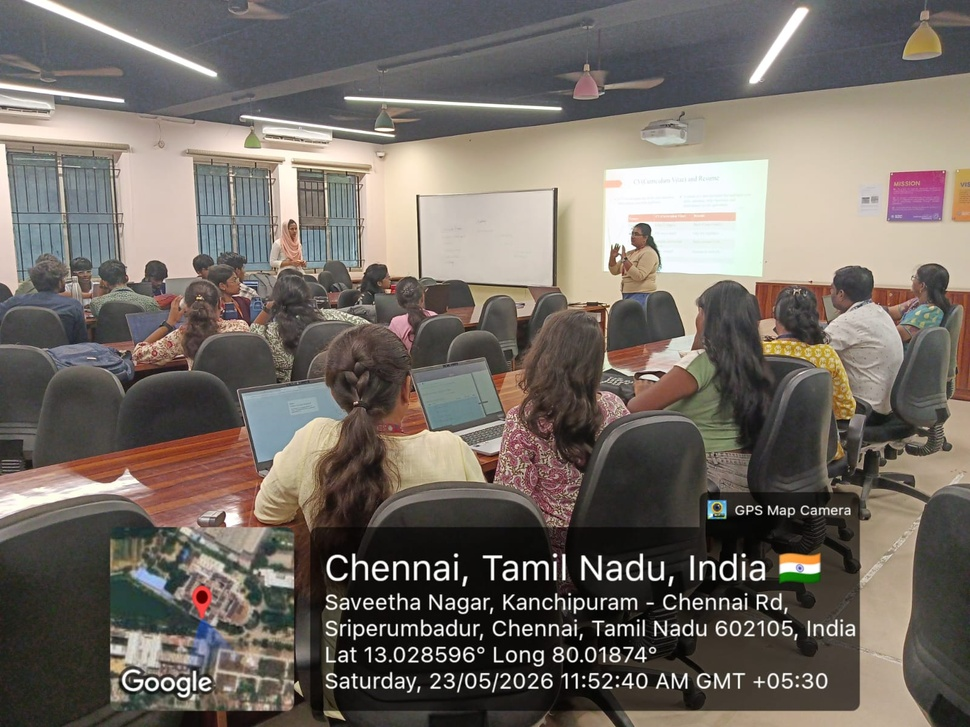
#> input picture 5e.jpeg, 970 x 727 px, shrunk from 1600 x 1200 before the run
$ jupyter execute gpu2.ipynb   (shell and % lines are left out)
#> lines starting #> are read from the running program, lines starting #| are printed output that depends on the picture
[cell 1]
from google.colab import files

uploaded = files.upload()
#> the answer given: 5e.jpeg

[cell 2]
import cv2
import os
import numpy as np
from google.colab.patches import cv2_imshow

# Create output folder
os.makedirs("processed_images", exist_ok=True)

# Get uploaded image names
image_files = list(uploaded.keys())

print("Processing Images on CPU...\n")

for image_name in image_files:

    print("Processing:", image_name)

    # Read image
    img = cv2.imread(image_name)
#> img is the input picture: shape (727, 970, 3); mean B, G, R 100.7, 107.8, 115.3

    if img is None:
        print("Failed to load:", image_name)
        continue

    # Convert to grayscale on CPU
    gray_img = cv2.cvtColor(img, cv2.COLOR_BGR2GRAY)
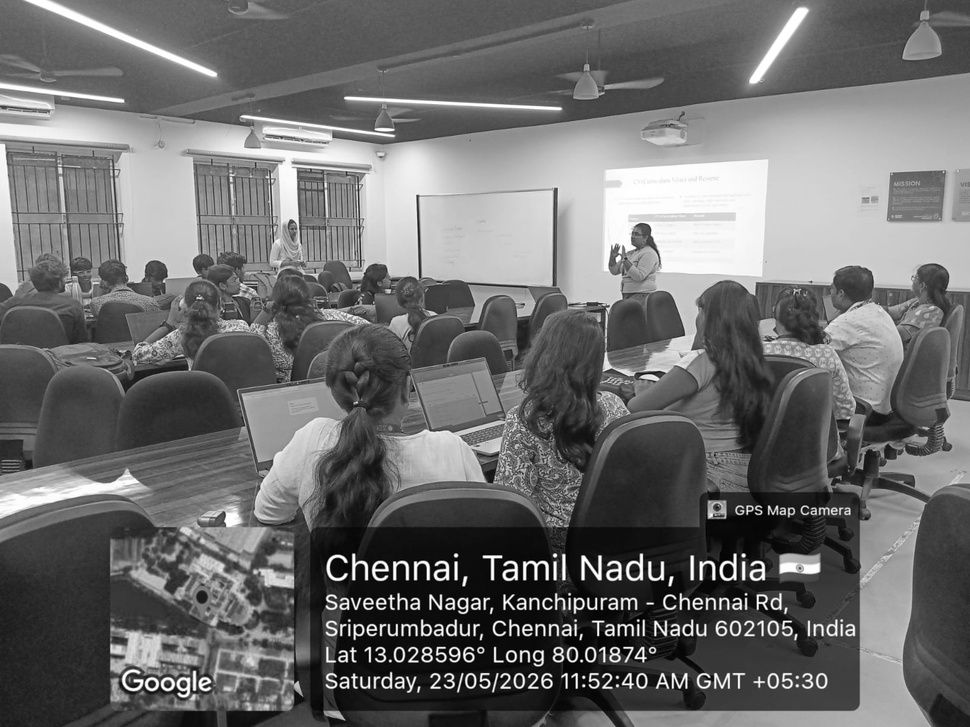
#> gray_img: shape (727, 970); min 0, max 255, mean 109.3

    # Gaussian Blur on CPU
    blur_img = cv2.GaussianBlur(gray_img, (5, 5), 1)

    # Edge Detection on CPU
    edges = cv2.Canny(blur_img, 100, 200)
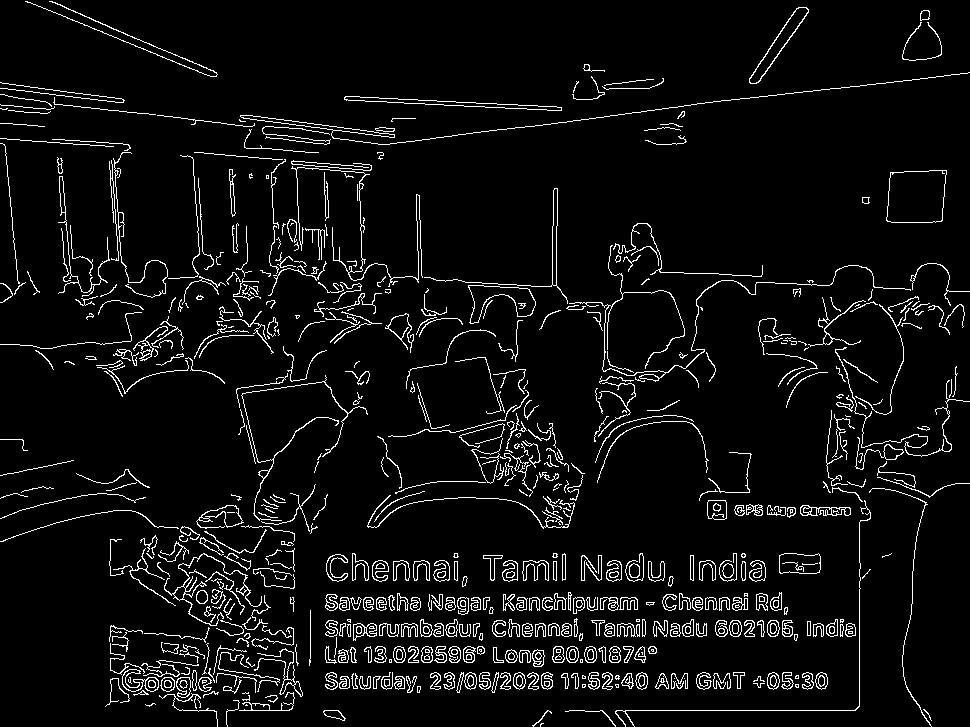
#> edges: shape (727, 970); 5.7% white in thin lines or dots

    # Save output
    output_name = "processed_" + image_name

    cv2.imwrite(
        os.path.join("processed_images", output_name),
        edges
    )

    print("Saved:", output_name)

print("\nAll images processed successfully!")
